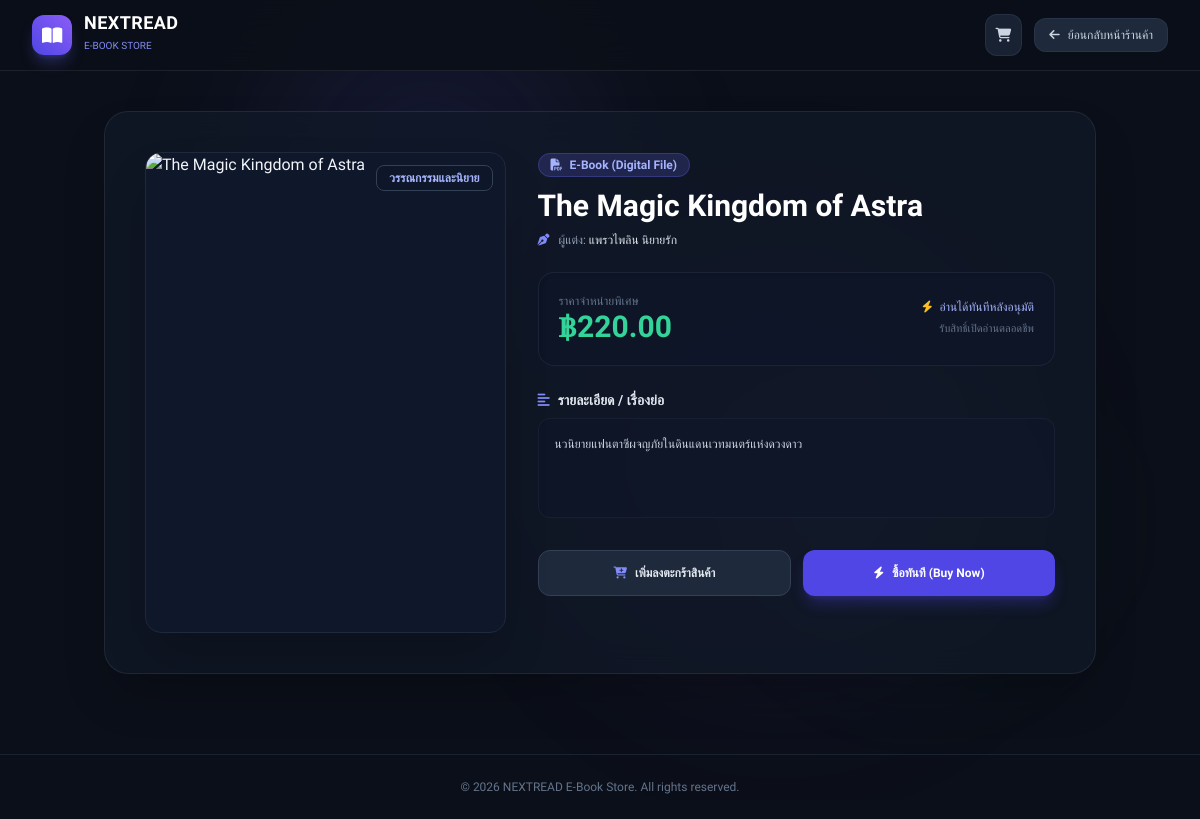
Page /book_detail.php?id=5 on the committed database.
### tables this page shows
CREATE TABLE IF NOT EXISTS `ebooks` (
  `ebook_id` int(11) NOT NULL AUTO_INCREMENT,
  `title` varchar(255) NOT NULL,
  `author_id` int(11) DEFAULT NULL,
  `category_id` int(11) DEFAULT NULL,
  `price` decimal(10,2) NOT NULL CHECK (`price` >= 0),
  `description` text DEFAULT NULL,
  `cover_image` varchar(255) DEFAULT NULL,
  `file_path` varchar(255) DEFAULT NULL,
  `is_active` tinyint(1) NOT NULL DEFAULT 1,
  `created_at` datetime NOT NULL DEFAULT CURRENT_TIMESTAMP,
  PRIMARY KEY (`ebook_id`),
  KEY `fk_author` (`author_id`),
  KEY `fk_category` (`category_id`),
  CONSTRAINT `fk_author` FOREIGN KEY (`author_id`) REFERENCES `authors` (`author_id`) ON DELETE SET NULL,
  CONSTRAINT `fk_category` FOREIGN KEY (`category_id`) REFERENCES `categories` (`category_id`) ON DELETE SET NULL
);

CREATE TABLE IF NOT EXISTS `categories` (
  `category_id` int(11) NOT NULL AUTO_INCREMENT,
  `category_name` varchar(100) NOT NULL UNIQUE,
  `description` text DEFAULT NULL,
  PRIMARY KEY (`category_id`)
);

CREATE TABLE IF NOT EXISTS `authors` (
  `author_id` int(11) NOT NULL AUTO_INCREMENT,
  `author_name` varchar(150) NOT NULL,
  `biography` text DEFAULT NULL,
  PRIMARY KEY (`author_id`)
);

### book_detail.php (the view, shortened to what this page needs)
<?php
require_once 'config.php';
$ebook_id = isset($_GET['id']) ? intval($_GET['id']) : 0;
$book = null;
if ($ebook_id > 0 && isset($conn)) {
    $stmt = $conn->prepare("SELECT e.*, a.author_name, c.category_name
                            FROM ebooks e
                            LEFT JOIN authors a ON e.author_id = a.author_id
                            LEFT JOIN categories c ON e.category_id = c.category_id
                            WHERE e.ebook_id = ?");
    $stmt->bind_param("i", $ebook_id);
    $stmt->execute();
    $result = $stmt->get_result();
    if ($result && $result->num_rows > 0) {
        $book = $result->fetch_assoc();
    }
}
$default_cover = "https://images.unsplash.com/photo-1543002588-bfa74002ed7e?w=500&q=80";
$img_url = !empty($book['cover_image']) ? $book['cover_image'] : $default_cover;
?>
<!DOCTYPE html>
<html lang="th">
<head>
    <script src="https://cdn.tailwindcss.com"></script>
    <link rel="stylesheet" href="https://cdnjs.cloudflare.com/ajax/libs/font-awesome/6.4.0/css/all.min.css">
    <link rel="stylesheet" href="assets/style.css">
</head>
<body class="min-h-screen flex flex-col justify-between antialiased">
    <div class="bg-ambient">
        <div class="ambient-orb-2"></div>
        <div class="ambient-orb-3"></div>
    </div>
    <div class="page-container flex flex-col min-h-screen">
        <nav class="glass-nav sticky top-0 z-50 px-4 md:px-8 py-3.5 flex items-center justify-between">
            <a href="index.php" class="flex items-center gap-3">
                <div class="w-10 h-10 rounded-xl bg-gradient-to-tr from-indigo-600 to-violet-500 flex items-center justify-center text-white shadow-lg shadow-indigo-500/30">
                    <i class="fa-solid fa-book-open text-lg"></i>
                </div>
                <div>
                    <span class="font-bold text-lg text-white tracking-wide block leading-none">NEXTREAD</span>
                    <span class="text-[10px] text-indigo-400 font-medium">E-BOOK STORE</span>
                </div>
            </a>
            <div class="flex items-center gap-3 text-xs">
                <a href="cart.php" class="p-2.5 rounded-xl bg-slate-800/80 hover:bg-slate-700 text-slate-300 transition relative flex items-center justify-center border border-slate-700/50">
                    <i class="fa-solid fa-cart-shopping text-sm"></i>
                </a>
                <a href="index.php" class="px-3.5 py-2 rounded-xl bg-slate-800 text-slate-300 hover:text-white transition flex items-center gap-2 border border-slate-700/50">
                    <i class="fa-solid fa-arrow-left"></i> ย้อนกลับหน้าร้านค้า
                </a>
            </div>
        </nav>
        <main class="max-w-5xl mx-auto w-full px-4 py-10 flex-1 space-y-10">
            <div class="glass-card tilt-card rounded-3xl p-6 md:p-10 grid grid-cols-1 md:grid-cols-12 gap-8 items-start shadow-2xl">
                <div class="md:col-span-5 flex justify-center">
                    <div class="w-full max-w-sm aspect-[3/4] rounded-2xl overflow-hidden bg-slate-900 border border-slate-800 shadow-2xl relative book-cover-3d">
                        <img src="<?php echo htmlspecialchars($img_url); ?>"
                             alt="<?php echo htmlspecialchars($book['title']); ?>"
                             onerror="this.onerror=null; this.src='<?php echo $default_cover; ?>';"
                             class="w-full h-full object-cover">
                        <span class="absolute top-3 right-3 bg-slate-900/90 backdrop-blur-md text-indigo-300 text-xs font-bold px-3 py-1 rounded-lg border border-slate-700">
                            <?php echo htmlspecialchars($book['category_name'] ?? 'E-Book'); ?>
                        </span>
                    </div>
                </div>
                <div class="md:col-span-7 space-y-6">
                    <div>
                        <span class="px-3 py-1 bg-indigo-500/20 text-indigo-300 text-xs font-semibold rounded-full border border-indigo-500/30">
                            <i class="fa-solid fa-file-pdf mr-1"></i> E-Book (Digital File)
                        </span>
                        <h1 class="text-2xl md:text-3xl font-extrabold text-white mt-3 mb-2 leading-tight">
                            <?php echo htmlspecialchars($book['title']); ?>
                        </h1>
                        <p class="text-xs text-slate-400">
                            <i class="fa-solid fa-pen-nib text-indigo-400 mr-1.5"></i> ผู้แต่ง:
                            <span class="text-slate-200 font-medium"><?php echo htmlspecialchars($book['author_name'] ?: 'ไม่ระบุผู้แต่ง'); ?></span>
                        </p>
                    </div>
                    <div class="p-5 rounded-2xl bg-slate-900/90 border border-slate-800/80 flex items-center justify-between shadow-inner">
                        <div>
                            <span class="text-xs text-slate-500 block">ราคาจำหน่ายพิเศษ</span>
                            <span class="text-3xl font-black text-emerald-400">฿<?php echo number_format($book['price'], 2); ?></span>
                        </div>
                        <div class="text-right">
                            <span class="text-xs text-indigo-300 font-medium block"><i class="fa-solid fa-bolt text-amber-400 mr-1"></i> อ่านได้ทันทีหลังอนุมัติ</span>
                            <span class="text-[11px] text-slate-500">รับสิทธิ์เปิดอ่านตลอดชีพ</span>
                        </div>
                    </div>
                    <div>
                        <h3 class="text-sm font-semibold text-slate-200 mb-2 flex items-center gap-2">
                            <i class="fa-solid fa-align-left text-indigo-400"></i> รายละเอียด / เรื่องย่อ
                        </h3>
                        <div class="text-xs text-slate-300 leading-relaxed bg-slate-900/60 p-4 rounded-xl border border-slate-800/60 min-h-[100px]">
                            <?php echo nl2br(htmlspecialchars($book['description'] ?: 'ไม่มีข้อมูลรายละเอียดเพิ่มเติมสำหรับหนังสือเล่มนี้')); ?>
                        </div>
                    </div>
                    <div class="pt-2 flex flex-col sm:flex-row gap-3">
                        <a href="cart.php?action=add&id=<?php echo $book['ebook_id']; ?>"
                           class="flex-1 py-3.5 px-6 rounded-xl bg-slate-800 hover:bg-slate-700 text-slate-200 font-semibold text-xs text-center transition border border-slate-700 flex items-center justify-center gap-2 hover:border-indigo-500/50">
                            <i class="fa-solid fa-cart-plus text-indigo-400"></i> เพิ่มลงตะกร้าสินค้า
                        </a>
                        <a href="cart.php?action=add&id=<?php echo $book['ebook_id']; ?>&checkout=1"
                           class="flex-1 py-3.5 px-6 rounded-xl bg-indigo-600 hover:bg-indigo-500 text-white font-semibold text-xs text-center transition shadow-lg shadow-indigo-600/30 flex items-center justify-center gap-2">
                            <i class="fa-solid fa-bolt"></i> ซื้อทันที (Buy Now)
                        </a>
                    </div>
                </div>
            </div>
        </main>
        <footer class="border-t border-slate-800/80 py-6 text-center text-xs text-slate-500 mt-10">
            <p>© <?php echo date('Y'); ?> NEXTREAD E-Book Store. All rights reserved.</p>
        </footer>
    </div>
</body>
</html>

### assets/style.css (style rules this page uses)
:root { --primary: #6366f1; --primary-glow: rgba(99, 102, 241, 0.35); --accent: #10b981; --bg-dark: #0b0f19; --glass-bg: rgba(17, 24, 39, 0.75); --glass-border: rgba(255, 255, 255, 0.08); }
body { font-family: 'Prompt', sans-serif; background-color: var(--bg-dark); color: #f1f5f9; overflow-x: hidden; position: relative; }
.bg-ambient { position: fixed; top: 0; left: 0; width: 100vw; height: 100vh; pointer-events: none; z-index: 0; overflow: hidden; }
.ambient-orb-2 { position: absolute; bottom: 5%; right: 10%; width: 600px; height: 600px; background: radial-gradient(circle, rgba(168, 85, 247, 0.12) 0%, rgba(168, 85, 247, 0) 70%); border-radius: 50%; filter: blur(70px); animation: orbFloat2 22s ease-in-out infinite alternate; }
.ambient-orb-3 { position: absolute; top: 40%; left: 60%; width: 400px; height: 400px; background: radial-gradient(circle, rgba(16, 185, 129, 0.08) 0%, rgba(16, 185, 129, 0) 70%); border-radius: 50%; filter: blur(50px); animation: orbFloat3 20s ease-in-out infinite alternate; }
.page-container { position: relative; z-index: 10; }
.glass-card { background: var(--glass-bg); backdrop-filter: blur(16px); -webkit-backdrop-filter: blur(16px); border: 1px solid var(--glass-border); transition: transform 0.35s cubic-bezier(0.16, 1, 0.3, 1), box-shadow 0.35s cubic-bezier(0.16, 1, 0.3, 1), border-color 0.35s ease; }
.glass-nav { background: rgba(11, 15, 25, 0.88); backdrop-filter: blur(16px); -webkit-backdrop-filter: blur(16px); border-bottom: 1px solid var(--glass-border); }
.book-cover-3d { perspective: 800px; transform-style: preserve-3d; }
.book-cover-3d img { transition: transform 0.5s cubic-bezier(0.16, 1, 0.3, 1), filter 0.3s ease; }
.stagger-item { animation: staggerFadeIn 0.4s cubic-bezier(0.16, 1, 0.3, 1) forwards; }
button, .btn-action, a.rounded-xl { transition: all 0.2s cubic-bezier(0.16, 1, 0.3, 1); }

### rows in the picture
ebooks: category.category_name "วรรณกรรมและนิยาย", title "The Magic Kingdom of Astra", author.author_name "แพรวไพลิน นิยายรัก", price "220.00", description "นวนิยายแฟนตาซีผจญภัยในดินแดนเวทมนตร์แห่งดวงดาว"
